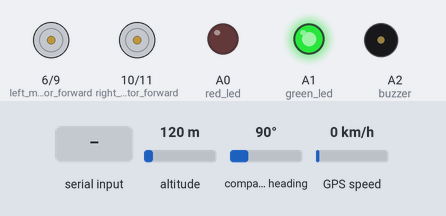
Bench run of a sketch on a simulated Arduino Uno, built for the host (arithmetic inside an expression is 32-bit, double 64-bit). On the bench: motor-driver pin pairs drawn as motors (green arrow = first pin HIGH = forward, orange = second pin HIGH = backward, longer = more drive), output pins drawn as LEDs (lit = HIGH), buzzer (waves = sounding, pin HIGH). The test bench sets the inputs (shaded band); at power-on: altitude 120 m, compass heading 90°, GPS speed 0 km/h. The GPS gets a fix after 3 s at 37.7749, -122.4194 with 8 satellites; what the sketch prints to the serial monitor is not drawn.

Above: at 1.8 s.
1.9 s: "1" received over Serial
At 3.6 s:
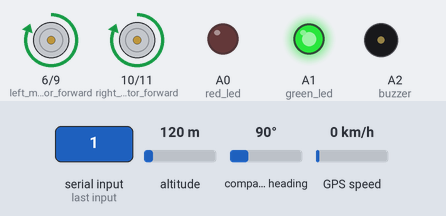
4.2 s: "2" received over Serial
At 6.0 s:
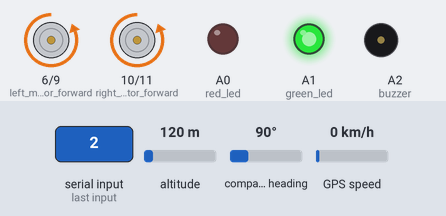
6.3 s: "3" received over Serial
At 7.5 s:
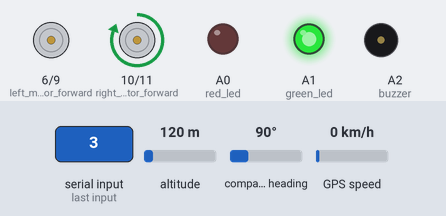
8.4 s: "4" received over Serial
At 10.0 s:
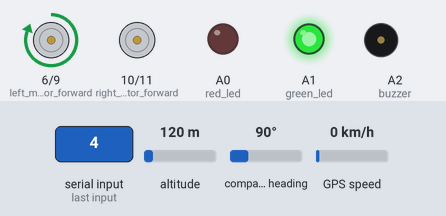
10.6 s: "5" received over Serial
At 12.6 s:
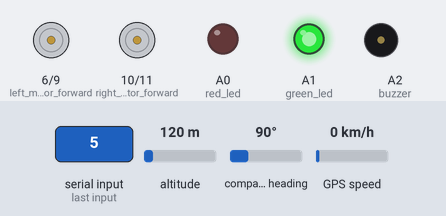
Timing chart, 0 to 13.7 s (numbered marks = the images above; inputs shaded):
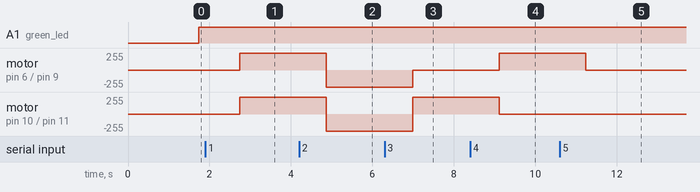

The sketch:

Final_Chapter.ino
```cpp
// Jain college of Engineering and Research
// Title : Auto Speed Controll of Vehicle using Geofensing
// Guide : Chaitnya K. J.
#include <TinyGPSPlus.h>
#include <SoftwareSerial.h>
static const int RXPin = 7, TXPin = 8;
static const uint32_t GPSBaud = 9600;

// The TinyGPSPlus object
TinyGPSPlus gps;

// Global Variables
int speed = 255;

// execute only once
bool flag = true;

// Reference point of JCER (Geofence Area)
float init_lat = 15.822261;
float init_lon = 74.488938;

// Live Latitude & longitute
float lat, lon;

/* Moter Control */
// Pins - D6 D9 D10 D11
const int left_motor_forward = 6;
const int left_motor_reverse = 9;
const int right_motor_forward = 10;
const int right_motor_reverse = 11;

// Remote control car variable t to read Serial data
int t;

// Buzzer and LED
const int buzzer = A2;
const int red_led = A0;
const int green_led = A1;

// The serial connection to the GPS device
SoftwareSerial ss(RXPin, TXPin);

void setup() {
  Serial.begin(9600);
  ss.begin(GPSBaud);
  Serial.println("Jain college of Engineering and Research");
  Serial.println("Title : Auto Speed Controll of Vehicle using Geofensing ");
  Serial.println(F("FullExample.ino"));
  Serial.println(F("An extensive example of many interesting TinyGPSPlus features"));
  Serial.print(F("Testing TinyGPSPlus library v. ")); Serial.println(TinyGPSPlus::libraryVersion());
  Serial.println(F("by Mikal Hart"));
  Serial.println();
  Serial.println(F("Sats HDOP  Latitude   Longitude   Fix  Date       Time     Date Alt    Course Speed Card  Distance Course Card  Chars Sentences Checksum"));
  Serial.println(F("           (deg)      (deg)       Age                      Age  (m)    --- from GPS ----  ---- to London  ----  RX    RX        Fail"));
  Serial.println(F("----------------------------------------------------------------------------------------------------------------------------------------"));


  Serial.println(F("GPS Neo 6"));
  //Remote control Car
  /* Motors */
  pinMode(left_motor_forward, OUTPUT);   //left motors forward
  pinMode(left_motor_reverse, OUTPUT);   //left motors reverse
  pinMode(right_motor_forward, OUTPUT);  //right motors forward
  pinMode(right_motor_reverse, OUTPUT);  //right motors reverse

  // Alerts
  pinMode(buzzer, OUTPUT);
  pinMode(red_led, OUTPUT);
  pinMode(green_led, OUTPUT);
}

//---------------------------------------------------LOOP-STARTS----------------------------------------------------------//
void loop()  // void loop starts here
{
  float distance;
  /*Remote Control Car code Starts*/
  while (Serial.available()) {
    t = Serial.read();
    Serial.println(t);
    if (t == '1') {  //move forward(all motors rotate in forward direction)
      forward();
    }

    else if (t == '2') {  //move reverse (all motors rotate in reverse direction)
      backward();
    }

    else if (t == '3') {  //turn right (left side motors rotate in forward direction, right side motors doesn't rotate)
      turn_right();
    }

    else if (t == '4') {  //turn left (right side motors rotate in forward direction, left side motors doesn't rotate)
      turn_left();
    }

    else if (t == '5') {  //STOP (all motors stop)
      stop();
    }
    delay(100);
  }
  /*Remote Control Car code Ends*/

  /*GPS Starts Here*/
  if (gps.location.isValid()) {
    lat = gps.location.lat();
    lon = gps.location.lng();
    Serial.println(lat);
    Serial.println(lon);
  }
  printFloat(gps.location.lat(), gps.location.isValid(), 11, 6);
  printFloat(gps.location.lng(), gps.location.isValid(), 12, 6);
  printDateTime(gps.date, gps.time);

  smartDelay(1000);

  if (millis() > 5000 && gps.charsProcessed() < 10)
    Serial.println(F("No GPS data received: check wiring"));

  /*GPS Ends Here*/
  distance = getDistance(lat, lon, init_lat, init_lon);
  Serial.print("Distance = ");
  Serial.println(distance);
  // Speed controll logic
  if (distance >= 0 && distance <= 50) {
    alert_on();
    if (flag) {
       for (float i = 255; i <= (255 * 0.60); i = i + 255 * (0.10)) {
         speed = i;
         delay(500);
       }
    }
    flag = false;
    speed = (255 * (0.60));

  } else {
    speed = 255;
    alert_off();
  }
}

//------------------------------------------------------LOOP-END-------------------------------------------------------//

// Motor control functions
void forward() {  // forward
  analogWrite(left_motor_forward, speed);
  analogWrite(left_motor_reverse, 0);
  analogWrite(right_motor_forward, speed);
  analogWrite(right_motor_reverse, 0);
}

void backward() {  // backward
  analogWrite(left_motor_forward, 0);
  analogWrite(left_motor_reverse, speed);
  analogWrite(right_motor_forward, 0);
  analogWrite(right_motor_reverse, speed);
}

void turn_right() {  // turn right
  analogWrite(left_motor_forward, 0);
  analogWrite(left_motor_reverse, 0);
  analogWrite(right_motor_forward, speed);
  analogWrite(right_motor_reverse, 0);
}

void turn_left() {  // turn left
  analogWrite(left_motor_forward, speed);
  analogWrite(left_motor_reverse, 0);
  analogWrite(right_motor_forward, 0);
  analogWrite(right_motor_reverse, 0);
}

void stop() {  // stop
  analogWrite(left_motor_forward, 0);
  analogWrite(left_motor_reverse, 0);
  analogWrite(right_motor_forward, 0);
  analogWrite(right_motor_reverse, 0);
}

// This custom version of delay() ensures that the gps object
// is being "fed".
static void smartDelay(unsigned long ms) {
  unsigned long start = millis();
  do {
    while (ss.available())
      gps.encode(ss.read());
  } while (millis() - start < ms);
}

static void printFloat(float val, bool valid, int len, int prec) {
  if (!valid) {
    while (len-- > 1)
      Serial.print('*');
    Serial.print(' ');
  } else {
    Serial.print(val, prec);

    int vi = abs((int)val);
    int flen = prec + (val < 0.0 ? 2 : 1);  // . and -
    flen += vi >= 1000 ? 4 : vi >= 100 ? 3
                           : vi >= 10  ? 2
                                       : 1;
    for (int i = flen; i < len; ++i)
      Serial.print(' ');
  }
  smartDelay(0);
}

static void printInt(unsigned long val, bool valid, int len) {
  char sz[32] = "*";
  if (valid)
    sprintf(sz, "%ld", val);
  sz[len] = 0;
  for (int i = strlen(sz); i < len; ++i)
    sz[i] = ' ';
  if (len > 0)
    sz[len - 1] = ' ';
  Serial.print(sz);
  smartDelay(0);
}

static void printDateTime(TinyGPSDate &d, TinyGPSTime &t) {
  if (!d.isValid()) {
    Serial.print(F("********** "));
  } else {
    char sz[32];
    sprintf(sz, "%02d/%02d/%02d ", d.month(), d.day(), d.year());
    Serial.print(sz);
  }

  if (!t.isValid()) {
    Serial.print(F("******** "));
  } else {
    char sz[32];
    sprintf(sz, "%02d:%02d:%02d ", t.hour(), t.minute(), t.second());
    Serial.print(sz);
  }

  printInt(d.age(), d.isValid(), 5);
  smartDelay(0);
}

static void printStr(const char *str, int len) {
  int slen = strlen(str);
  for (int i = 0; i < len; ++i)
    Serial.print(i < slen ? str[i] : ' ');
  smartDelay(0);
}

/*Haversine Formula Function*/
// Calculate distance between two points
float getDistance(float lat, float lon, float init_lat, float init_lon) {
  // Variables
  float dist_calc = 0;
  float dist_calc2 = 0;
  float diflat = 0;
  float diflon = 0;

  // Calculations
  diflat = radians(init_lat - lat);
  lat = radians(lat);
  init_lat = radians(init_lat);
  diflon = radians((init_lon) - (lon));

  dist_calc = (sin(diflat / 2.0) * sin(diflat / 2.0));
  dist_calc2 = cos(lat);
  dist_calc2 *= cos(init_lat);
  dist_calc2 *= sin(diflon / 2.0);
  dist_calc2 *= sin(diflon / 2.0);
  dist_calc += dist_calc2;

  dist_calc = (2 * atan2(sqrt(dist_calc), sqrt(1.0 - dist_calc)));

  dist_calc *= 6371000.0;  //Converting to meters

  return dist_calc;
}

//Alerts On
void alert_on() {
  // LED Status
  analogWrite(red_led, 255);
  analogWrite(green_led, 0);
  //Buzzer tone
  analogWrite(buzzer, 255);
  delay(500);
  analogWrite(buzzer, 0);
  delay(500);
}
void alert_off() {
  digitalWrite(buzzer, LOW);
  analogWrite(red_led, 0);
  analogWrite(green_led, 255);
}
```

Measured:
- after the input at 1.9 s, motor on pin 6 (left_motor_forward) / pin 9 (left_motor_reverse), motor on pin 10 (right_motor_forward) / pin 11 (right_motor_reverse): stopped → forward 255/255 after 0.84 s
- after the input at 4.2 s, motor on pin 6 (left_motor_forward) / pin 9 (left_motor_reverse), motor on pin 10 (right_motor_forward) / pin 11 (right_motor_reverse): forward 255/255 → backward 255/255 after 0.66 s
- after the input at 6.3 s, motor on pin 6 (left_motor_forward) / pin 9 (left_motor_reverse): backward 255/255 → stopped after 0.69 s; motor on pin 10 (right_motor_forward) / pin 11 (right_motor_reverse): backward 255/255 → forward 255/255 after 0.69 s
- after the input at 8.4 s, motor on pin 6 (left_motor_forward) / pin 9 (left_motor_reverse): stopped → forward 255/255 after 0.72 s; motor on pin 10 (right_motor_forward) / pin 11 (right_motor_reverse): forward 255/255 → stopped after 0.72 s
- after the input at 10.6 s, motor on pin 6 (left_motor_forward) / pin 9 (left_motor_reverse): forward 255/255 → stopped after 0.64 s
